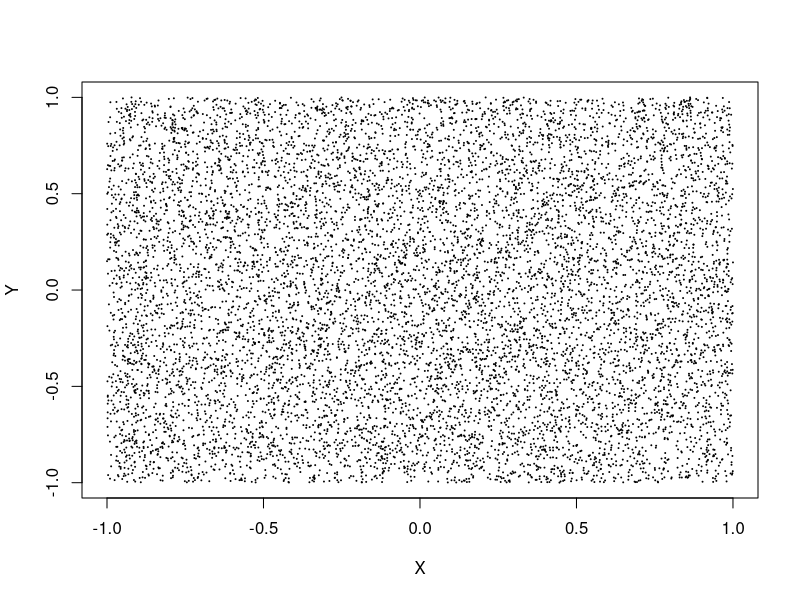
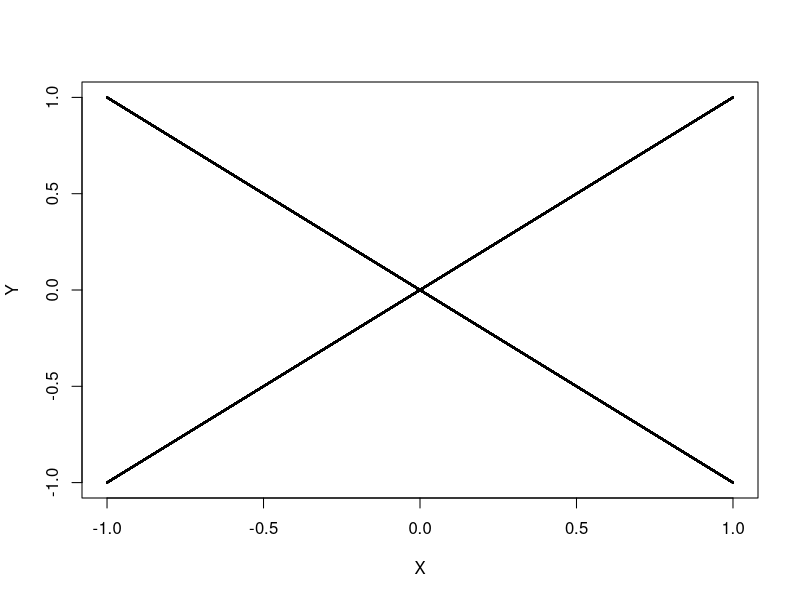
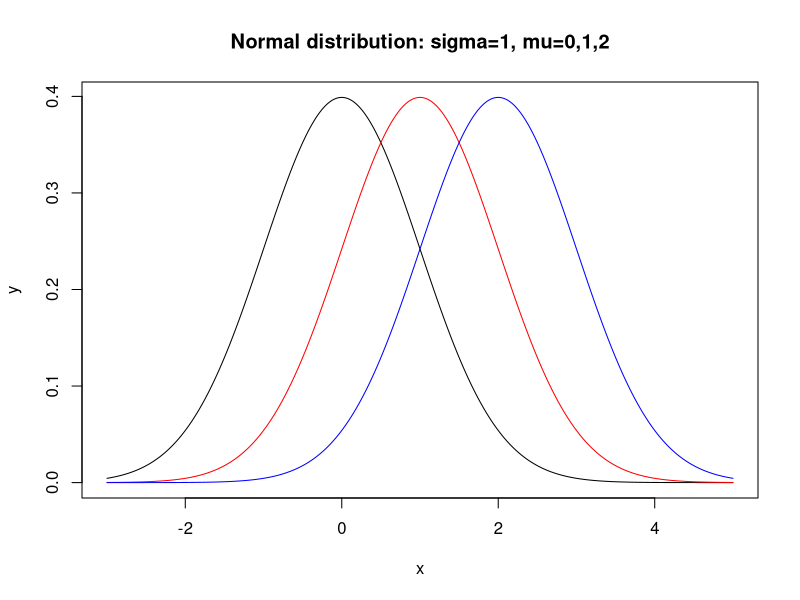
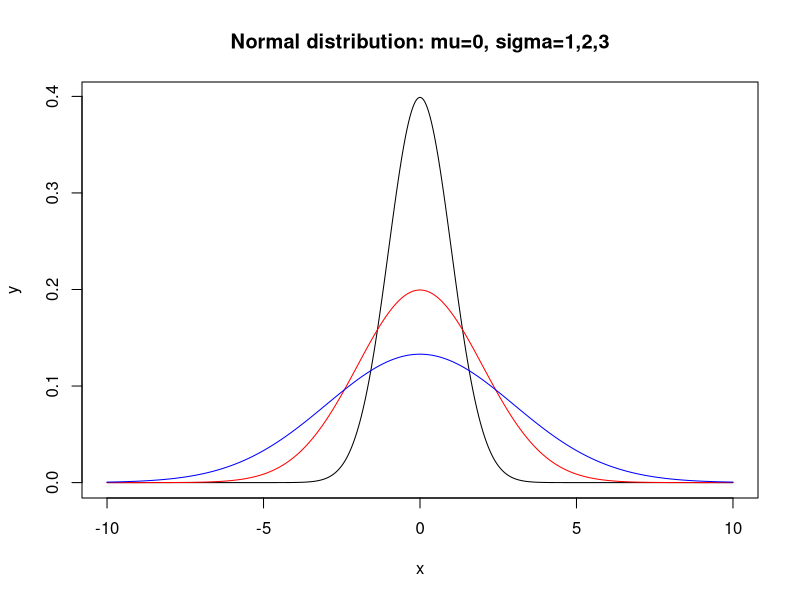
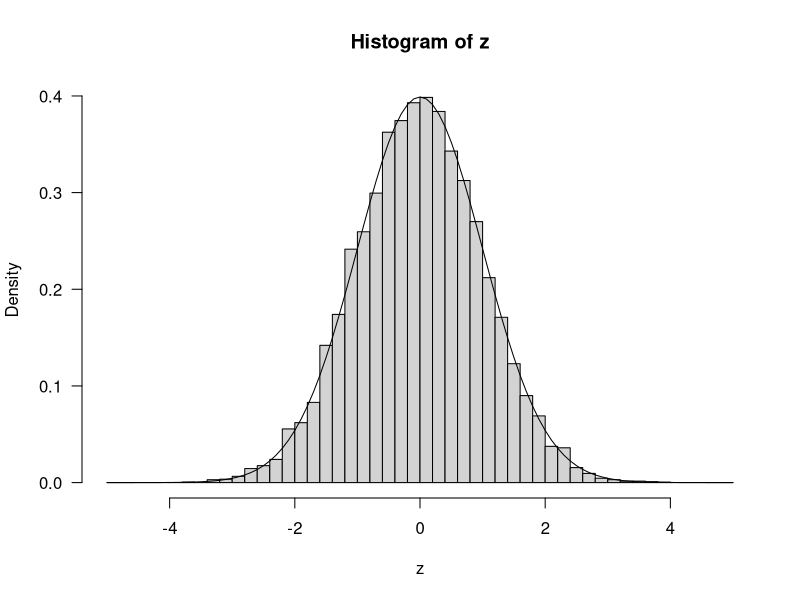
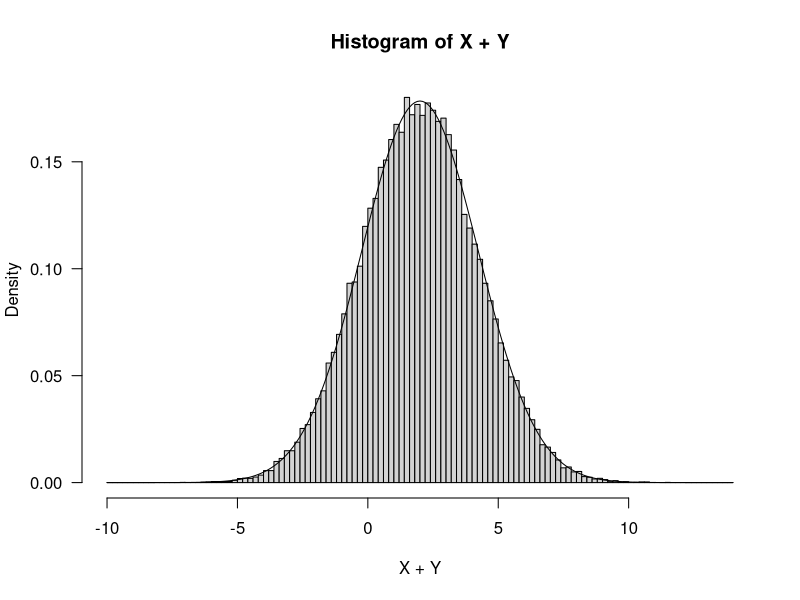
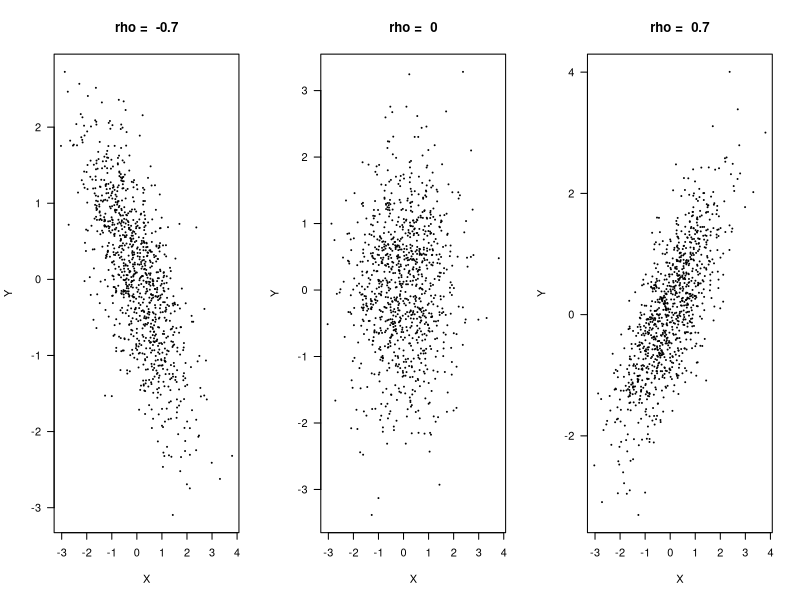
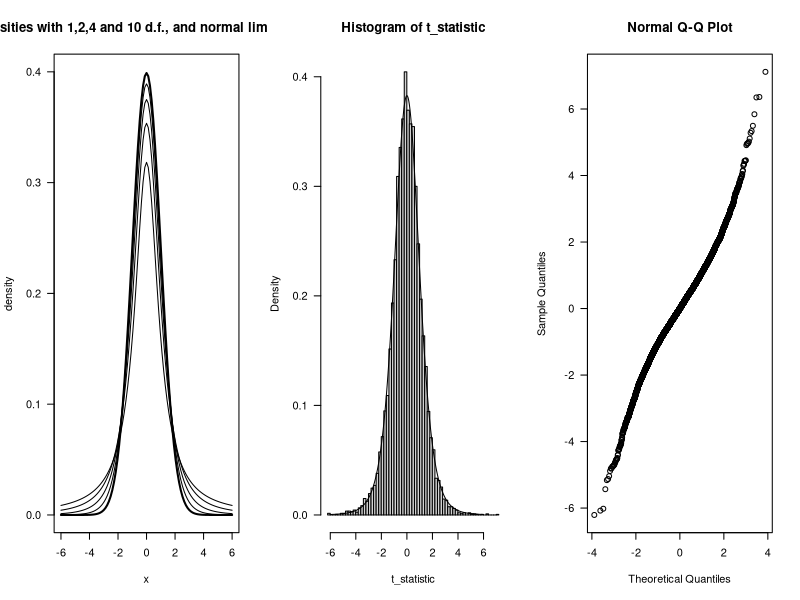

Recreate these plots in R, in order.
## ---- chunk 1
var(runif(100000))  # approximately 1/12
## ---- chunk 2
n <- 10000
X <- runif(n, -1, 1)
Y <- runif(n, -1, 1)
plot(X,Y, cex=0.1) # check scatter plot
## ---- chunk 3
n <- 100000
X <- runif(n, -1, 1)
Z <- runif(n, -1, 1)
Y <- sign(Z)*abs(X)
cor(X,Y)   # correlation coefficient is almost 0
## ---- chunk 4
plot(X,Y, cex=0.1) # check scatter plot
## ---- chunk 5
pnorm(1.96, lower.tail=TRUE)
## ---- chunk 6
pnorm(1.96, lower.tail=FALSE)
## ---- chunk 7
qnorm(0.975, 0, 1)
## ---- chunk 8
x <- seq(-3, 5, 0.01)
plot(x, dnorm(x, 0, 1), type="l", xlab="x", ylab="y",  xlim=c(-3,5))
lines(x, dnorm(x, 1, 1), col="red")
lines(x, dnorm(x, 2, 1), col="blue")
title("Normal distribution: sigma=1, mu=0,1,2")
## ---- chunk 9
x <- seq(-10, 10, 0.01)
plot(x, dnorm(x, 0, 1), type="l", xlab="x", ylab="y",  xlim=c(-10,10))
lines(x, dnorm(x, 0, 2), col="red")
lines(x, dnorm(x, 0, 3), col="blue")
title("Normal distribution: mu=0, sigma=1,2,3")

## ---- chunk 10
z<-rnorm(10000)
par(las=1)
hist(z, breaks = seq(-5,5,0.2), freq=F)
phi <- function(x) exp(-x^2/2)/sqrt(2*pi)
x <- seq(-5,5,0.1)
lines(x, phi(x))  # or lines(x, dnorm(x))
## ---- chunk 11
mu1 <-1; mu2 <-1
sigma1 <- 1; sigma2 <- 2
X <- rnorm(50000, mu1, sigma1)
Y <- rnorm(50000, mu2, sigma2)

hist(X+Y, breaks=seq(-10,14,.2), freq=F)

x <- seq(-10, 14, 0.1)
lines(x, dnorm(x, mu1+mu2, sqrt(sigma1^2 + sigma2^2)))
## ---- chunk 12
Z1 <- rnorm(1000)
Z2 <- rnorm(1000)

par(mfrow=c(1,3))
rhos <- c(-0.7,0,0.7)
for (rho in rhos){
	X <- Z1
	Y <- rho*Z1 + sqrt(1-rho^2)*Z2
	plot(X,Y, cex=0.2)
	title(paste("rho = ", rho))
}
## ---- chunk 13
for (rho in rhos){
  X <- Z1
	Y <- rho*Z1 + sqrt(1-rho^2)*Z2
  cat("When rho is ", rho, " the variance of X+Y is :",  var(X+Y), "\n")
}
## ---- chunk 14
curve(dt(x, df=1), from=-6, to=6, ylab="density", ylim=c(0,0.4))
curve(dt(x, df=2), add = TRUE)
curve(dt(x, df=4), add = TRUE)
curve(dt(x, df=10), add = TRUE)
curve(dnorm(x), lwd=2, add= TRUE)
title("t densities with 1,2,4 and 10 d.f., and normal limit in bold")
## ---- chunk 15
mu <- 5
sigma <- 3
n <- 7     # sample size
N <- 10000   # simulation number
t_statistic <- numeric(N)

for (i in 1:N){
  sample_data <- rnorm(n, mu, sigma)
  t_statistic[i] <- (mean(sample_data) - mu)/(sd(sample_data)/sqrt(n))
}

hist(t_statistic, breaks = seq(min(t_statistic),max(t_statistic)+0.2,0.2), probability=T)

x <- seq(-6,6,0.01)
lines(x, dt(x, n-1))
## ---- chunk 16
qqnorm(t_statistic)
## ---- chunk 17
curve(dchisq(x, df=1), from=0, to=8, ylab="density", ylim=c(0,0.5))
curve(dchisq(x, df=2), col="red", add = TRUE)
curve(dchisq(x, df=3), col="blue", add = TRUE)
curve(dchisq(x, df=4), col="darkgreen", add = TRUE)
legend("topright", c("df=1", "df=2", "df=3", "df=4"),  pch="----", col=c("black","red","blue","darkgreen"))

## ---- chunk 18
dfs <- c(1,2,3,4)
N <- 5000

par(mfrow=c(2,2))
for (df in dfs){
	chi_rv <- numeric(N)
	for (i in 1:df)
		chi_rv <- chi_rv + rnorm(N)^2
	hist(chi_rv, breaks=seq(0, 30, 0.5), freq=F, main=paste("d.f. = ", df))
	curve(dchisq(x, df), add=T)
}

## ---- chunk 19
x = seq(0,8,0.01)
plot(x, dexp(x, rate=2), type="l", ylab="f(x)", col=1)
lines(x, dexp(x, rate=1) , col=2)
lines(x, dexp(x, rate=0.5), col=3)
legend(5.5, 1.9, c("lambda = 2", "lambda = 1", "lambda = 0.5"), col=c(1,2,3), lty = c(1,1,1))

## ---- chunk 20
x = seq(0,8,0.01)
plot(x, pexp(x, rate=2), type="l", ylab="f(x)", col=1)
lines(x, pexp(x, rate=1) , col=2)
lines(x, pexp(x, rate=0.5), col=3)
legend(5.5, 0.4, c("lambda = 2", "lambda = 1", "lambda = 0.5"), col=c(1,2,3), lty = c(1,1,1))

## ---- chunk 21
(lambda <- log(2)/(4.47*10^9))
## ---- chunk 22
curve(dweibull(x, shape=0.5, scale=2^(-1/0.5)), from=0, to=4)
## ---- chunk 23
curve(dweibull(x, shape=1.5, scale=2^(-1/1.5)), from=0, to=4)
## ---- chunk 24
curve(dweibull(x, shape=3, scale=2^(-1/3)), from=0, to=4)
## ---- chunk 25
x=seq(0,4,0.001)

curve(2*x, from=0, to=4, ylab="hazard function")
lines(x, 2.5*x^(1.5))
lines(x, 0.5*x^(-0.5))
lines(x, 1.5*x^0.5)
lines(x, rep(1,length(x)))
text(2.3, 6.99, "m>2")
text(3, 5.2, "m=2")
text(2.5, 2.65, "1<m<2")
text(3.5, 1.3, "m=1")
text(3, 0.52, "m<1")
## ---- chunk 26
par(mfrow=c(3,1))
curve(dweibull(x, shape=0.5, scale=2^(-1/0.5)), from=0, to=4, ylab="f(x)", lwd=3)
text(2,2,"Weibull(2,0.5) density")
curve(dweibull(x, shape=1.5, scale=2^(-1/1.5)), from=0, to=4, ylab="f(x)", lwd=3)
text(2,0.6,"Weibull(2,1.5) density")
curve(dweibull(x, shape=3, scale=2^(-1/3)), from=0, to=4, ylab="f(x)", lwd=3)
text(2,0.8,"Weibull(2,3) density")

## ---- chunk 27
pweibull(50, 3, (1e-06/3)^(-1/3))
## ---- chunk 28
lambda <- 1     # arrival rate
mu <- 1.1       # service rate
t.end <- 100    # duration of simulation
t.step <- 0.05  # time step
queue <- rep(0, t.end/t.step + 1)
for (i in 2:length(queue)) {
  if (runif(1) < lambda*t.step) { # arrival
    queue[i] <- queue[i-1] + 1
  } else if (runif(1) < mu*t.step) { # departure
    queue[i] <- max(0, queue[i-1] - 1)
  } else { # nothing happens
    queue[i] <- queue[i-1]
  }
}
plot(seq(0, t.end, t.step), queue, type='l', xlab='time', ylab='queue size')
title(paste('Queuing Simulation. Arrival rate:', lambda,'Service rate:', mu))

## ---- chunk 29
n <- 100              # number of random walk
walk <- rbinom(n, size = 1, prob = 0.5)     # generate bernoulli random number
walk[walk == 0] <- -1               # change 0 as -1
random_walk <- c(0, cumsum(walk))   # cumulative sum of walk is random walk, starting at zero
plot(random_walk, type='s')
## ---- chunk 30
n <- 100              # number of random walk
walk <- rbinom(n, size = 1, prob = 0.6)     # generate bernoulli random number
walk[walk == 0] <- -1               # change 0 as -1
random_walk <- c(0, cumsum(walk))   # cumulative sum of walk is random walk, starting at zero
plot(random_walk, type='s')         # upward random walk
## ---- chunk 31
n <- 1000              # number of random walk
walk <- rnorm(n, mean = 0, sd = 1)     # generate normal random number
Brownian_motion <- c(0, cumsum(walk))   # cumulative sum of walk is random walk, starting at zero
plot(Brownian_motion, type='l')
## ---- chunk 32
time_index <- seq(0,n*0.01,0.01)
plot(time_index, Brownian_motion, type='l')
## ---- chunk 33
n <- 1000              # number of random walk
walk <- rnorm(n, mean = 0, sd = 0.01)     # generate normal random number
Brownian_motion <- c(0, cumsum(walk))   # cumulative sum of walk is random walk, starting at zero
plot(Brownian_motion, type='l')
## ---- chunk 34
n <- 1000              # number of random walk
walk <- rnorm(n, mean = 0.1, sd = 1)     # generate normal random number
Brownian_motion <- c(0, cumsum(walk))   # cumulative sum of walk is random walk, starting at zero
plot(Brownian_motion, type='l')
## ---- chunk 35
n <- 1000              # number of random walk
walk <- rnorm(n, mean = 0, sd = 0.01)     # generate normal random number
Brownian_motion <- c(0, cumsum(walk))   # cumulative sum of walk is random walk, starting at zero
GBM <- exp(Brownian_motion)
plot(GBM, type='l')
